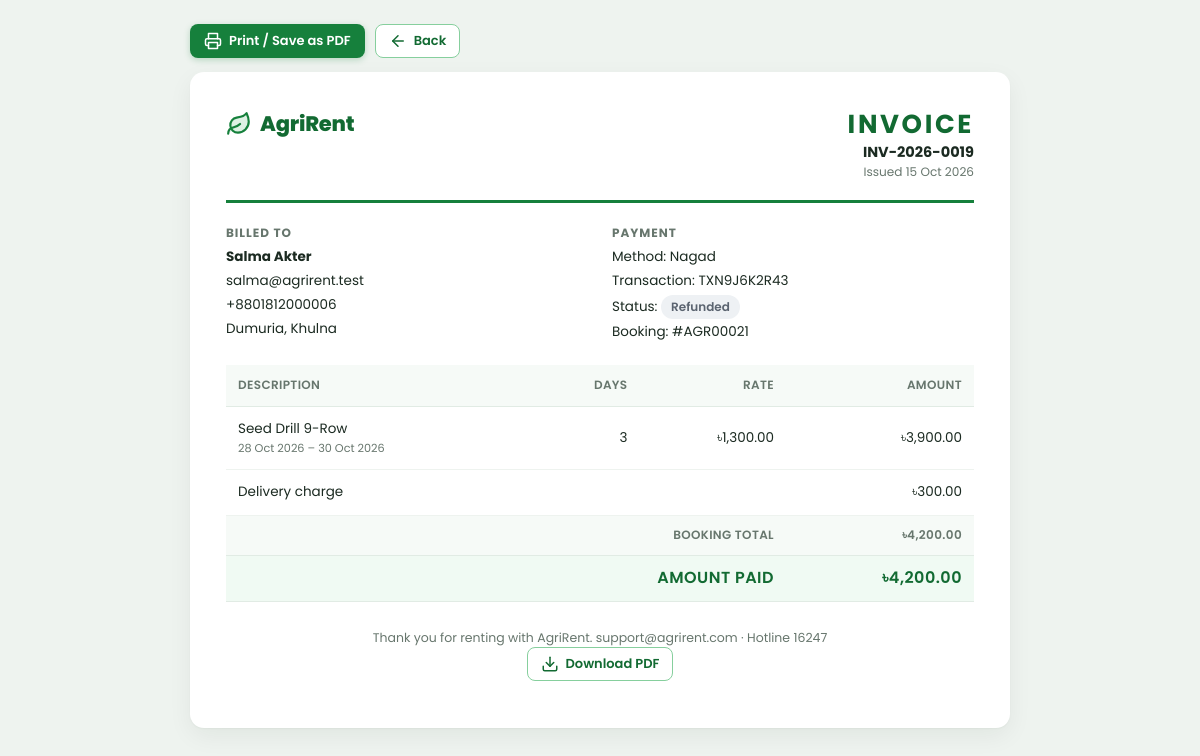
The app's page /index.php?r=payment/invoice&id=19 (signed in) with its own data.
### tables this page shows
CREATE TABLE `payments` (
  `id` INT UNSIGNED NOT NULL AUTO_INCREMENT,
  `invoice_no` VARCHAR(20) NOT NULL,
  `booking_id` INT UNSIGNED NOT NULL,
  `method` ENUM('bkash','nagad','card','cash') NOT NULL,
  `amount` DECIMAL(12,2) NOT NULL,
  `discount` DECIMAL(10,2) NOT NULL DEFAULT 0,
  `coupon_id` INT UNSIGNED DEFAULT NULL,
  `transaction_id` VARCHAR(40) DEFAULT NULL,
  `account_ref` VARCHAR(40) DEFAULT NULL,
  `status` ENUM('pending','paid','failed','refunded','cancelled') NOT NULL DEFAULT 'pending',
  `failure_reason` VARCHAR(255) DEFAULT NULL,
  `paid_at` DATETIME DEFAULT NULL,
  `receipt_emailed` TINYINT(1) NOT NULL DEFAULT 0,
  `invoice_generated_at` DATETIME DEFAULT NULL,
  `created_at` DATETIME NOT NULL DEFAULT CURRENT_TIMESTAMP,
  `updated_at` DATETIME NOT NULL DEFAULT CURRENT_TIMESTAMP ON UPDATE CURRENT_TIMESTAMP,
  PRIMARY KEY (`id`),
  UNIQUE KEY `uq_payments_invoice` (`invoice_no`),
  KEY `idx_payments_booking` (`booking_id`,`status`),
  KEY `idx_payments_status_created` (`status`,`created_at`),
  CONSTRAINT `fk_payments_booking` FOREIGN KEY (`booking_id`) REFERENCES `bookings` (`id`) ON DELETE CASCADE,
  CONSTRAINT `fk_payments_coupon` FOREIGN KEY (`coupon_id`) REFERENCES `coupons` (`id`) ON DELETE SET NULL
);

CREATE TABLE `users` (
  `id` INT UNSIGNED NOT NULL AUTO_INCREMENT,
  `name` VARCHAR(100) NOT NULL,
  `email` VARCHAR(160) NOT NULL,
  `phone` VARCHAR(30) NOT NULL DEFAULT '',
  `address` VARCHAR(255) NOT NULL DEFAULT '',
  `password` VARCHAR(255) NOT NULL,
  `role` ENUM('farmer','employee','admin') NOT NULL,
   
  `status` ENUM('inactive','active','suspended','deleted') NOT NULL DEFAULT 'inactive',
  `email_verified_at` DATETIME DEFAULT NULL,
   
  `verification_status` ENUM('pending','approved','rejected') NOT NULL DEFAULT 'pending',
  `verification_note` VARCHAR(255) DEFAULT NULL,
  `verification_document` VARCHAR(255) DEFAULT NULL,
  `verified_by` INT UNSIGNED DEFAULT NULL,
  `verified_at` DATETIME DEFAULT NULL,
  `employee_code` VARCHAR(30) DEFAULT NULL,
  `profile_photo` VARCHAR(255) DEFAULT NULL,
  `language` ENUM('en','bn') NOT NULL DEFAULT 'en',
  `two_factor_enabled` TINYINT(1) NOT NULL DEFAULT 0,
  `google_id` VARCHAR(64) DEFAULT NULL,
  `failed_attempts` INT UNSIGNED NOT NULL DEFAULT 0,
  `locked_until` DATETIME DEFAULT NULL,
  `last_login_at` DATETIME DEFAULT NULL,
  `last_login_ip` VARCHAR(45) DEFAULT NULL,
  `last_login_agent` VARCHAR(255) DEFAULT NULL,
  `remember_selector` CHAR(24) DEFAULT NULL,
  `remember_hash` CHAR(64) DEFAULT NULL,
  `remember_expires` DATETIME DEFAULT NULL,
  `deleted_at` DATETIME DEFAULT NULL,
  `created_at` DATETIME NOT NULL DEFAULT CURRENT_TIMESTAMP,
  `updated_at` DATETIME NOT NULL DEFAULT CURRENT_TIMESTAMP ON UPDATE CURRENT_TIMESTAMP,
  PRIMARY KEY (`id`),
  UNIQUE KEY `uq_users_email` (`email`),
  UNIQUE KEY `uq_users_google` (`google_id`),
  UNIQUE KEY `uq_users_remember` (`remember_selector`),
  KEY `idx_users_role_status` (`role`,`status`,`verification_status`)
);

CREATE TABLE `bookings` (
  `id` INT UNSIGNED NOT NULL AUTO_INCREMENT,
  `booking_code` VARCHAR(20) DEFAULT NULL,
  `farmer_id` INT UNSIGNED NOT NULL,
  `equipment_id` INT UNSIGNED NOT NULL,
  `start_date` DATE NOT NULL,
  `end_date` DATE NOT NULL,
  `days` INT UNSIGNED NOT NULL,
  `base_price` DECIMAL(10,2) NOT NULL,
  `price_per_day` DECIMAL(10,2) NOT NULL,
  `season` ENUM('normal','harvest','off_season') NOT NULL DEFAULT 'normal',
  `rental_cost` DECIMAL(12,2) NOT NULL,
  `delivery_charge` DECIMAL(10,2) NOT NULL DEFAULT 0,
  `discount` DECIMAL(10,2) NOT NULL DEFAULT 0,
  `total_amount` DECIMAL(12,2) NOT NULL,
  `delivery_address` VARCHAR(255) NOT NULL,
  `notes` VARCHAR(500) DEFAULT NULL,
  `status` ENUM('pending','confirmed','delivered','returned','completed','cancelled','rejected') NOT NULL DEFAULT 'pending',
  `status_note` VARCHAR(255) DEFAULT NULL,
  `cancellation_reason` VARCHAR(120) DEFAULT NULL,
  `cancellation_details` VARCHAR(500) DEFAULT NULL,
  `cancelled_at` DATETIME DEFAULT NULL,
  `client_uuid` CHAR(36) DEFAULT NULL,
  `created_at` DATETIME NOT NULL DEFAULT CURRENT_TIMESTAMP,
  `updated_at` DATETIME NOT NULL DEFAULT CURRENT_TIMESTAMP ON UPDATE CURRENT_TIMESTAMP,
  PRIMARY KEY (`id`),
  UNIQUE KEY `uq_bookings_code` (`booking_code`),
  UNIQUE KEY `uq_bookings_uuid` (`client_uuid`),
  KEY `idx_bookings_farmer` (`farmer_id`,`status`),
  KEY `idx_bookings_equipment_dates` (`equipment_id`,`start_date`,`end_date`),
  KEY `idx_bookings_status_created` (`status`,`created_at`),
  CONSTRAINT `fk_bookings_farmer` FOREIGN KEY (`farmer_id`) REFERENCES `users` (`id`) ON UPDATE CASCADE,
  CONSTRAINT `fk_bookings_equipment` FOREIGN KEY (`equipment_id`) REFERENCES `equipment` (`id`) ON UPDATE CASCADE
);

CREATE TABLE `equipment` (
  `id` INT UNSIGNED NOT NULL AUTO_INCREMENT,
  `category_id` INT UNSIGNED NOT NULL,
  `name` VARCHAR(150) NOT NULL,
  `specs` VARCHAR(150) DEFAULT NULL,
  `description` TEXT NOT NULL,
  `price_per_day` DECIMAL(10,2) DEFAULT NULL,
  `quantity` INT UNSIGNED NOT NULL DEFAULT 1,
  `location` VARCHAR(150) NOT NULL,
  `latitude` DECIMAL(9,6) DEFAULT NULL,
  `longitude` DECIMAL(9,6) DEFAULT NULL,
  `image` VARCHAR(255) DEFAULT NULL,
  `owner_name` VARCHAR(120) DEFAULT NULL,
  `owner_phone` VARCHAR(30) DEFAULT NULL,
  `status` ENUM('available','unavailable','maintenance','inactive') NOT NULL DEFAULT 'available',
   
  `health_status` ENUM('good','needs_maintenance','under_maintenance','unknown') NOT NULL DEFAULT 'good',
  `health_flag` VARCHAR(255) DEFAULT NULL,
  `usage_hours` DECIMAL(10,1) NOT NULL DEFAULT 0,
  `hours_since_service` DECIMAL(10,1) NOT NULL DEFAULT 0,
  `usage_threshold_hours` INT UNSIGNED NOT NULL DEFAULT 250,
  `service_interval_days` INT UNSIGNED NOT NULL DEFAULT 120,
  `last_service_date` DATE DEFAULT NULL,
  `added_by` INT UNSIGNED NOT NULL,
  `created_at` DATETIME NOT NULL DEFAULT CURRENT_TIMESTAMP,
  `updated_at` DATETIME NOT NULL DEFAULT CURRENT_TIMESTAMP ON UPDATE CURRENT_TIMESTAMP,
  PRIMARY KEY (`id`),
  KEY `idx_equipment_category` (`category_id`),
  KEY `idx_equipment_status` (`status`,`health_status`),
  KEY `idx_equipment_location` (`location`),
  CONSTRAINT `fk_equipment_category` FOREIGN KEY (`category_id`) REFERENCES `categories` (`id`) ON UPDATE CASCADE,
  CONSTRAINT `fk_equipment_user` FOREIGN KEY (`added_by`) REFERENCES `users` (`id`) ON UPDATE CASCADE
);

### app/core/View.php (called while the page is built, shortened)
<?php
final class View
{
    public static function render(string $view, array $data = [], ?string $layout = 'app'): string
    {
        $content = self::partial($view, $data);
        return self::partial('layouts/' . $layout, $data + ['content' => $content]);
    }
    public static function partial(string $view, array $data = []): string
    {
        $file = APP_PATH . '/views/' . $view . '.php';
        extract($data, EXTR_SKIP);
        try {
            include $file;
        } catch (Throwable $e) {
            ob_end_clean();
            throw $e;
        }
        return (string)ob_get_clean();
    }
}

### app/core/Router.php (called while the page is built, shortened)
<?php
final class Router
{
    public static function dispatch(string $route): void
    {
        $route = trim($route, '/') ?: 'home/index';
        $parts = explode('/', $route);
        $actionSlug = $parts[1] ?? 'index';
        $method = lcfirst(str_replace(' ', '', ucwords(str_replace('-', ' ', $actionSlug))));
        $controller = new $class();
        $controller->$method();
    }
}

### index.php (called while the page is built, shortened)
<?php
require __DIR__ . '/app/bootstrap.php';
try {
    Router::dispatch((string)($_GET['r'] ?? 'home/index'));
} catch (Throwable $e) {
    ErrorHandler::handle($e);
}

### app/bootstrap.php (called while the page is built, shortened)
<?php
spl_autoload_register(static function (string $class): void {
    foreach (['core', 'services', 'models', 'controllers'] as $dir) {
        $file = APP_PATH . "/{$dir}/{$class}.php";
        if (is_file($file)) {
            return;
        }
    }
});
require APP_PATH . '/helpers.php';

### app/services/Settings.php (called while the page is built, shortened)
<?php
final class Settings
{
    private static ?array $cache = null;
    public static function all(): array
    {
        if (self::$cache === null) {
            self::$cache = self::DEFAULTS;
            try {
                foreach (Database::connection()->query('SELECT `key`,`value` FROM settings')->fetchAll() as $row) {
                    self::$cache[$row['key']] = $row['value'];
                }
            } catch (PDOException $e) {
                if (PHP_SAPI !== 'cli' && !str_contains($e->getMessage(), '1146')) {
                    throw $e;
                }
            }
        }
        return self::$cache;
    }
    public static function get(string $key, $default = '')
    {
        $all = self::all();
        return $all[$key] ?? $default;
    }
}

### app/core/Lang.php (called while the page is built, shortened)
<?php
final class Lang
{
    public static function translate(string $key, array $params = []): string
    {
        $text = $key;
        return $text;
    }
}

### app/core/Model.php (called while the page is built, shortened)
<?php
abstract class Model
{
    protected PDO $db;
    public function __construct()
    {
        $this->db = Database::connection();
    }
    protected function run(string $sql, array $params = []): PDOStatement
    {
        $stmt = $this->db->prepare($sql);
        $stmt->execute($params);
        return $stmt;
    }
    protected function one(string $sql, array $params = []): ?array
    {
        $row = $this->run($sql, $params)->fetch();
        return $row ?: null;
    }
}

### app/core/Database.php (called while the page is built, shortened)
<?php
final class Database
{
    private static ?PDO $pdo = null;
    public static function connection(): PDO
    {
        if (self::$pdo === null) {
            $c = config('db');
            $dsn = sprintf('mysql:host=%s;port=%d;dbname=%s;charset=%s', $c['host'], $c['port'], $c['name'], $c['charset']);
            self::$pdo = new PDO($dsn, $c['user'], $c['pass'], [
                PDO::ATTR_ERRMODE => PDO::ERRMODE_EXCEPTION,
                PDO::ATTR_DEFAULT_FETCH_MODE => PDO::FETCH_ASSOC,
                PDO::ATTR_EMULATE_PREPARES => false,
            ]);
            self::$pdo->exec("SET time_zone = '" . (new DateTime())->format('P') . "'");
        }
        return self::$pdo;
    }
}

### app/models/Payment.php (called while the page is built, shortened)
<?php
class Payment extends Model
{
    public static function label(string $method): string
    {
        return t(self::METHODS[$method] ?? ucfirst($method));
    }
    public function find(int $id): ?array
    {
        return $this->one(self::SELECT . ' WHERE p.id=?', [$id]);
    }
}

### app/views/payment/invoice.php (the view, shortened to what this page needs)
<article class="invoice">
    <header class="invoice-head">
        <div class="brand"><?= icon('leaf') ?><span><?= e(setting('platform_name', 'AgriRent')) ?></span></div>
        <div class="right"><h1><?= e(t('INVOICE')) ?></h1><strong><?= e($p['invoice_no']) ?></strong><small class="block muted"><?= e(t('Issued')) ?> <?= e(fmt_date($p['created_at'])) ?></small></div>
    </header>
    <section class="invoice-parties">
        <div><h4><?= e(t('Billed to')) ?></h4><strong><?= e($p['farmer_name']) ?></strong><span><?= e($p['farmer_email']) ?></span><span><?= e($p['farmer_phone']) ?></span><span><?= e($p['delivery_address']) ?></span></div>
        <div><h4><?= e(t('Payment')) ?></h4><span><?= e(t('Method')) ?>: <?= e(Payment::label($p['method'])) ?></span><span><?= e(t('Transaction')) ?>: <?= e($p['transaction_id'] ?: '—') ?></span><span><?= e(t('Status')) ?>: <?= badge($p['status']) ?></span><span><?= e(t('Booking')) ?>: #<?= e($p['booking_code']) ?></span></div>
    </section>
    <table class="table invoice-table">
        <thead><tr><th><?= e(t('Description')) ?></th><th class="right"><?= e(t('Days')) ?></th><th class="right"><?= e(t('Rate')) ?></th><th class="right"><?= e(t('Amount')) ?></th></tr></thead>
        <tbody>
            <tr><td><?= e($p['equipment_name']) ?><small class="block muted"><?= e(fmt_date($p['start_date'])) ?> – <?= e(fmt_date($p['end_date'])) ?></small></td><td class="right"><?= (int)$p['days'] ?></td><td class="right"><?= money($p['price_per_day'], true) ?></td><td class="right"><?= money($p['rental_cost'], true) ?></td></tr>
            <tr><td><?= e(t('Delivery charge')) ?></td><td></td><td></td><td class="right"><?= money($p['delivery_charge'], true) ?></td></tr>
        </tbody>
        <tfoot>
            <tr><th colspan="3" class="right"><?= e(t('Booking total')) ?></th><th class="right"><?= money($p['booking_total'], true) ?></th></tr>
            <tr class="grand"><th colspan="3" class="right"><?= e($p['status'] === 'pending' ? t('Amount due') : t('Amount paid')) ?></th><th class="right"><?= money($p['amount'], true) ?></th></tr>
        </tfoot>
    </table>
    <footer class="invoice-foot muted"><?= e(t('Thank you for renting with AgriRent.')) ?> <?= e(setting('support_email')) ?> · <?= e(t('Hotline')) ?> <?= e(setting('support_phone')) ?></footer>
    <p class="no-print center"><a class="btn btn-outline btn-sm" href="<?= e(url('payment/invoice-pdf', ['id' => $p['id']])) ?>"><?= icon('download') ?><?= e(t('Download PDF')) ?></a></p>
</article>

### records on screen
payments: invoice_no "INV-2026-0019", created_at "15 Oct 2026", users.name "Salma Akter", users.email "salma@agrirent.test", users.phone "+8801812000006", booking.delivery_address "Dumuria, Khulna", method "Nagad", transaction "TXN9J6K2R43", booking.booking_code "AGR00021", equipment.name "Seed Drill 9-Row", booking.start_date "28 Oct 2026", booking.end_date "30 Oct 2026", booking.days "3", booking.price_per_day "৳1,300.00", booking.rental_cost "৳3,900.00", booking.delivery_charge "৳300.00", booking.total_amount "৳4,200.00", status "AMOUNT PAID", amount "৳4,200.00"

### other values on screen
t('Print / Save as PDF') "Print / Save as PDF"
t('Back') "Back"
setting('platform_name', 'AgriRent') "AgriRent"
t('INVOICE') "INVOICE"
t('Issued') "Issued"
t('Billed to') "BILLED TO"
t('Payment') "PAYMENT"
t('Method') "Method"
t('Transaction') "Transaction"
t('Status') "Status"
$label "Refunded"
t('Booking') "Booking"
t('Description') "DESCRIPTION"
t('Days') "DAYS"
t('Rate') "RATE"
